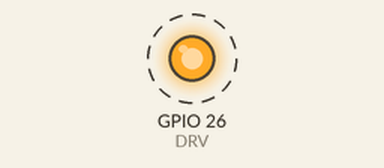
The program below on a simulated Raspberry Pi (BCM pin numbers). On the bench: output pins drawn as LEDs (lit = HIGH). Dashed ring = blinking.

Above: at 0.5 s.
Timing chart, 0 to 4.6 s (numbered marks = the images above):
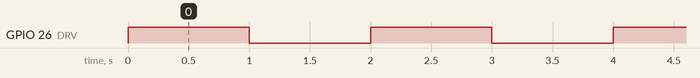

The program:

relay.py
```python
import time
from gpiozero import *

'''define pin conection in BCM number
Relay HAT    Raspberry Pi
      VCC   --->   3.3V
      GND   --->   GND
      DRV   --->   D26
'''
PIN_DRV     = 26

if __name__ == '__main__':
    DRV = DigitalOutputDevice(PIN_DRV,active_high = True,initial_value =False)#
    while True:
        DRV.on() # NC state
        time.sleep(1)
        DRV.off() # NO state
        time.sleep(1)


            
```

Measured:
- by itself, GPIO 26 (DRV): alternates HIGH for 1.0 s and LOW for 1.0 s
